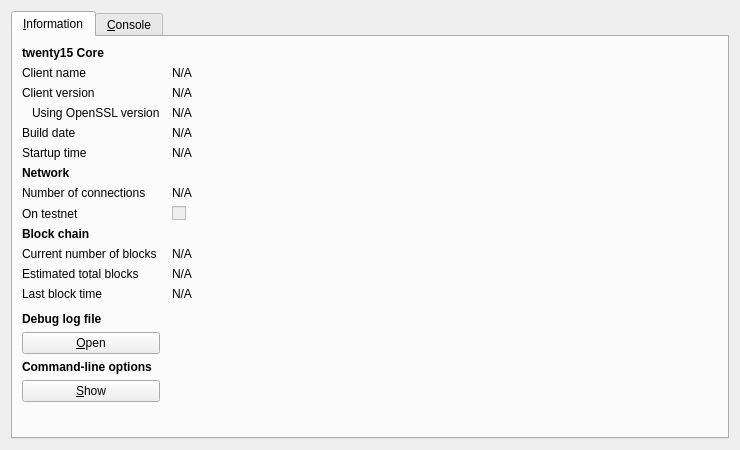
<?xml version="1.0" encoding="UTF-8"?>
<ui version="4.0">
 <class>RPCConsole</class>
 <widget class="QDialog" name="RPCConsole">
  <property name="geometry">
   <rect>
    <x>0</x>
    <y>0</y>
    <width>740</width>
    <height>450</height>
   </rect>
  </property>
  <property name="windowTitle">
   <string>twenty15 - Debug window</string>
  </property>
  <layout class="QVBoxLayout" name="verticalLayout_2">
   <item>
    <widget class="QTabWidget" name="tabWidget">
     <property name="currentIndex">
      <number>0</number>
     </property>
     <widget class="QWidget" name="tab_info">
      <attribute name="title">
       <string>&amp;Information</string>
      </attribute>
      <layout class="QGridLayout" name="gridLayout" columnstretch="0,1">
       <property name="horizontalSpacing">
        <number>12</number>
       </property>
       <item row="0" column="0">
        <widget class="QLabel" name="label_9">
         <property name="font">
          <font>
           <weight>75</weight>
           <bold>true</bold>
          </font>
         </property>
         <property name="text">
          <string>twenty15 Core</string>
         </property>
        </widget>
       </item>
       <item row="1" column="0">
        <widget class="QLabel" name="label_5">
         <property name="text">
          <string>Client name</string>
         </property>
        </widget>
       </item>
       <item row="1" column="1">
        <widget class="QLabel" name="clientName">
         <property name="cursor">
          <cursorShape>IBeamCursor</cursorShape>
         </property>
         <property name="text">
          <string>N/A</string>
         </property>
         <property name="textFormat">
          <enum>Qt::PlainText</enum>
         </property>
         <property name="textInteractionFlags">
          <set>Qt::LinksAccessibleByMouse|Qt::TextSelectableByKeyboard|Qt::TextSelectableByMouse</set>
         </property>
        </widget>
       </item>
       <item row="2" column="0">
        <widget class="QLabel" name="label_6">
         <property name="text">
          <string>Client version</string>
         </property>
        </widget>
       </item>
       <item row="2" column="1">
        <widget class="QLabel" name="clientVersion">
         <property name="cursor">
          <cursorShape>IBeamCursor</cursorShape>
         </property>
         <property name="text">
          <string>N/A</string>
         </property>
         <property name="textFormat">
          <enum>Qt::PlainText</enum>
         </property>
         <property name="textInteractionFlags">
          <set>Qt::LinksAccessibleByMouse|Qt::TextSelectableByKeyboard|Qt::TextSelectableByMouse</set>
         </property>
        </widget>
       </item>
       <item row="3" column="0">
        <widget class="QLabel" name="label_14">
         <property name="text">
          <string>Using OpenSSL version</string>
         </property>
         <property name="indent">
          <number>10</number>
         </property>
        </widget>
       </item>
       <item row="3" column="1">
        <widget class="QLabel" name="openSSLVersion">
         <property name="cursor">
          <cursorShape>IBeamCursor</cursorShape>
         </property>
         <property name="text">
          <string>N/A</string>
         </property>
         <property name="textFormat">
          <enum>Qt::PlainText</enum>
         </property>
         <property name="textInteractionFlags">
          <set>Qt::LinksAccessibleByMouse|Qt::TextSelectableByKeyboard|Qt::TextSelectableByMouse</set>
         </property>
        </widget>
       </item>
       <item row="4" column="0">
        <widget class="QLabel" name="label_12">
         <property name="text">
          <string>Build date</string>
         </property>
        </widget>
       </item>
       <item row="4" column="1">
        <widget class="QLabel" name="buildDate">
         <property name="cursor">
          <cursorShape>IBeamCursor</cursorShape>
         </property>
         <property name="text">
          <string>N/A</string>
         </property>
         <property name="textFormat">
          <enum>Qt::PlainText</enum>
         </property>
         <property name="textInteractionFlags">
          <set>Qt::LinksAccessibleByMouse|Qt::TextSelectableByKeyboard|Qt::TextSelectableByMouse</set>
         </property>
        </widget>
       </item>
       <item row="5" column="0">
        <widget class="QLabel" name="label_13">
         <property name="text">
          <string>Startup time</string>
         </property>
        </widget>
       </item>
       <item row="5" column="1">
        <widget class="QLabel" name="startupTime">
         <property name="cursor">
          <cursorShape>IBeamCursor</cursorShape>
         </property>
         <property name="text">
          <string>N/A</string>
         </property>
         <property name="textFormat">
          <enum>Qt::PlainText</enum>
         </property>
         <property name="textInteractionFlags">
          <set>Qt::LinksAccessibleByMouse|Qt::TextSelectableByKeyboard|Qt::TextSelectableByMouse</set>
         </property>
        </widget>
       </item>
       <item row="6" column="0">
        <widget class="QLabel" name="label_11">
         <property name="font">
          <font>
           <weight>75</weight>
           <bold>true</bold>
          </font>
         </property>
         <property name="text">
          <string>Network</string>
         </property>
        </widget>
       </item>
       <item row="7" column="0">
        <widget class="QLabel" name="label_7">
         <property name="text">
          <string>Number of connections</string>
         </property>
        </widget>
       </item>
       <item row="7" column="1">
        <widget class="QLabel" name="numberOfConnections">
         <property name="cursor">
          <cursorShape>IBeamCursor</cursorShape>
         </property>
         <property name="text">
          <string>N/A</string>
         </property>
         <property name="textFormat">
          <enum>Qt::PlainText</enum>
         </property>
         <property name="textInteractionFlags">
          <set>Qt::LinksAccessibleByMouse|Qt::TextSelectableByKeyboard|Qt::TextSelectableByMouse</set>
         </property>
        </widget>
       </item>
       <item row="8" column="0">
        <widget class="QLabel" name="label_8">
         <property name="text">
          <string>On testnet</string>
         </property>
        </widget>
       </item>
       <item row="8" column="1">
        <widget class="QCheckBox" name="isTestNet">
         <property name="enabled">
          <bool>false</bool>
         </property>
         <property name="text">
          <string/>
         </property>
        </widget>
       </item>
       <item row="9" column="0">
        <widget class="QLabel" name="label_10">
         <property name="font">
          <font>
           <weight>75</weight>
           <bold>true</bold>
          </font>
         </property>
         <property name="text">
          <string>Block chain</string>
         </property>
        </widget>
       </item>
       <item row="10" column="0">
        <widget class="QLabel" name="label_3">
         <property name="text">
          <string>Current number of blocks</string>
         </property>
        </widget>
       </item>
       <item row="10" column="1">
        <widget class="QLabel" name="numberOfBlocks">
         <property name="cursor">
          <cursorShape>IBeamCursor</cursorShape>
         </property>
         <property name="text">
          <string>N/A</string>
         </property>
         <property name="textFormat">
          <enum>Qt::PlainText</enum>
         </property>
         <property name="textInteractionFlags">
          <set>Qt::LinksAccessibleByMouse|Qt::TextSelectableByKeyboard|Qt::TextSelectableByMouse</set>
         </property>
        </widget>
       </item>
       <item row="11" column="0">
        <widget class="QLabel" name="label_4">
         <property name="text">
          <string>Estimated total blocks</string>
         </property>
        </widget>
       </item>
       <item row="11" column="1">
        <widget class="QLabel" name="totalBlocks">
         <property name="cursor">
          <cursorShape>IBeamCursor</cursorShape>
         </property>
         <property name="text">
          <string>N/A</string>
         </property>
         <property name="textFormat">
          <enum>Qt::PlainText</enum>
         </property>
         <property name="textInteractionFlags">
          <set>Qt::LinksAccessibleByMouse|Qt::TextSelectableByKeyboard|Qt::TextSelectableByMouse</set>
         </property>
        </widget>
       </item>
       <item row="12" column="0">
        <widget class="QLabel" name="label_2">
         <property name="text">
          <string>Last block time</string>
         </property>
        </widget>
       </item>
       <item row="12" column="1">
        <widget class="QLabel" name="lastBlockTime">
         <property name="cursor">
          <cursorShape>IBeamCursor</cursorShape>
         </property>
         <property name="text">
          <string>N/A</string>
         </property>
         <property name="textFormat">
          <enum>Qt::PlainText</enum>
         </property>
         <property name="textInteractionFlags">
          <set>Qt::LinksAccessibleByMouse|Qt::TextSelectableByKeyboard|Qt::TextSelectableByMouse</set>
         </property>
        </widget>
       </item>
       <item row="13" column="0">
        <spacer name="verticalSpacer_2">
         <property name="orientation">
          <enum>Qt::Vertical</enum>
         </property>
         <property name="sizeHint" stdset="0">
          <size>
           <width>20</width>
           <height>20</height>
          </size>
         </property>
        </spacer>
       </item>
       <item row="14" column="0">
        <widget class="QLabel" name="labelDebugLogfile">
         <property name="font">
          <font>
           <weight>75</weight>
           <bold>true</bold>
          </font>
         </property>
         <property name="text">
          <string>Debug log file</string>
         </property>
        </widget>
       </item>
       <item row="15" column="0">
        <widget class="QPushButton" name="openDebugLogfileButton">
         <property name="toolTip">
          <string>Open the twenty15 debug log file from the current data directory. This can take a few seconds for large log files.</string>
         </property>
         <property name="text">
          <string>&amp;Open</string>
         </property>
         <property name="autoDefault">
          <bool>false</bool>
         </property>
        </widget>
       </item>
       <item row="16" column="0">
        <widget class="QLabel" name="labelCLOptions">
         <property name="font">
          <font>
           <weight>75</weight>
           <bold>true</bold>
          </font>
         </property>
         <property name="text">
          <string>Command-line options</string>
         </property>
        </widget>
       </item>
       <item row="17" column="0">
        <widget class="QPushButton" name="showCLOptionsButton">
         <property name="toolTip">
          <string>Show the twenty15-qt help message to get a list with possible twenty15 command-line options.</string>
         </property>
         <property name="text">
          <string>&amp;Show</string>
         </property>
         <property name="autoDefault">
          <bool>false</bool>
         </property>
        </widget>
       </item>
       <item row="18" column="0">
        <spacer name="verticalSpacer">
         <property name="orientation">
          <enum>Qt::Vertical</enum>
         </property>
         <property name="sizeHint" stdset="0">
          <size>
           <width>20</width>
           <height>40</height>
          </size>
         </property>
        </spacer>
       </item>
      </layout>
     </widget>
     <widget class="QWidget" name="tab_console">
      <attribute name="title">
       <string>&amp;Console</string>
      </attribute>
      <layout class="QVBoxLayout" name="verticalLayout_3">
       <property name="spacing">
        <number>3</number>
       </property>
       <item>
        <widget class="QTextEdit" name="messagesWidget">
         <property name="minimumSize">
          <size>
           <width>0</width>
           <height>100</height>
          </size>
         </property>
         <property name="readOnly">
          <bool>true</bool>
         </property>
         <property name="tabKeyNavigation" stdset="0">
          <bool>false</bool>
         </property>
         <property name="columnCount" stdset="0">
          <number>2</number>
         </property>
        </widget>
       </item>
       <item>
        <layout class="QHBoxLayout" name="horizontalLayout">
         <property name="spacing">
          <number>3</number>
         </property>
         <item>
          <widget class="QLabel" name="label">
           <property name="text">
            <string notr="true">&gt;</string>
           </property>
          </widget>
         </item>
         <item>
          <widget class="QLineEdit" name="lineEdit"/>
         </item>
         <item>
          <widget class="QPushButton" name="clearButton">
           <property name="maximumSize">
            <size>
             <width>24</width>
             <height>24</height>
            </size>
           </property>
           <property name="toolTip">
            <string>Clear console</string>
           </property>
           <property name="text">
            <string/>
           </property>
           <property name="icon">
            <iconset resource="../bitcoin.qrc">
             <normaloff>:/icons/remove</normaloff>:/icons/remove</iconset>
           </property>
           <property name="shortcut">
            <string notr="true">Ctrl+L</string>
           </property>
           <property name="autoDefault">
            <bool>false</bool>
           </property>
          </widget>
         </item>
        </layout>
       </item>
      </layout>
     </widget>
    </widget>
   </item>
  </layout>
 </widget>
 <resources>
  <include location="../bitcoin.qrc"/>
 </resources>
 <connections/>
</ui>
